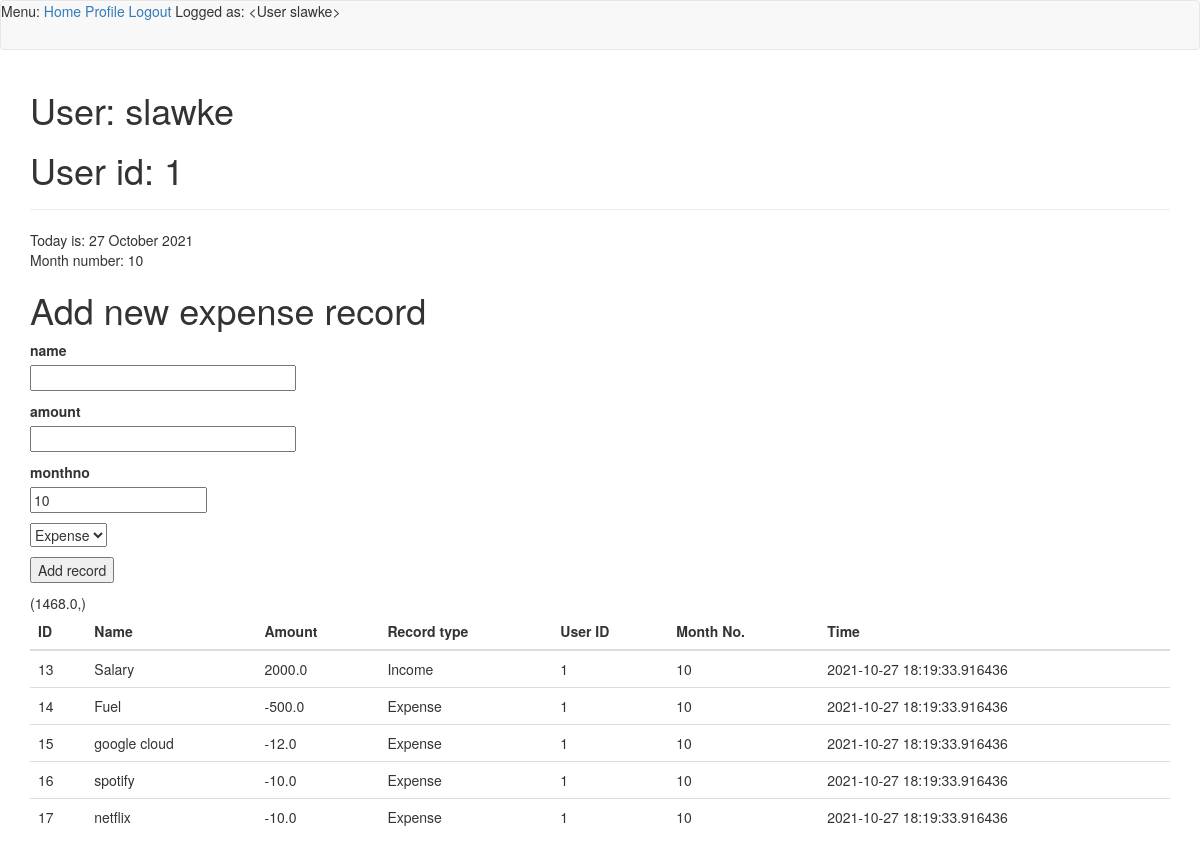
The page /slawke (signed in) on the database its author committed.
### app/models.py (models this page shows, shortened)
class User(UserMixin, db.Model):
    id = db.Column(db.Integer, primary_key=True)
    username = db.Column(db.String(64), index=True, unique=True)
    email = db.Column(db.String(120), index=True, unique=True)
    password_hash = db.Column(db.String(128))
    posts = db.relationship('Post', backref='author', lazy='dynamic')
    def __repr__(self):
        return '<User {}>'.format(self.username)

class Expenses(db.Model):
    id = db.Column(db.Integer, primary_key=True)
    name = db.Column(db.String)
    amount = db.Column(db.String(140))
    monthno = db.Column(db.String, default=str(datetime.utcnow().strftime("%m")))
    timestamp = db.Column(db.DateTime, index=True, default=datetime.utcnow())
    user_id = db.Column(db.String, db.ForeignKey('user.id')) #nullable=False eventually try
    exorin = db.Column(db.String)
    user_nick = db.relationship('User', backref=db.backref('users', lazy=True))

### app/routes.py (the view)
@app.route('/<username>', methods=['GET'])
@login_required
def user(username):
    user = User.query.filter_by(username=username).first_or_404()
    date = datetime.now()
    monthno = int((datetime.utcnow().strftime("%m")))
    form = ExpensesForm()
    choosed = form.monthno.data #show records from actual month
    exp = Expenses.query.filter(Expenses.monthno == choosed)
    summary = (Expenses.query.with_entities(func.sum(Expenses.amount)).filter(Expenses.monthno == choosed)[0])
    if current_user == user:
        cos = "ZATWIERDZONE"
        return render_template('user.html', user=user, date=date.strftime("%d  %B %Y"), monthno=monthno, exp=exp, summary=summary, form=form)
    else:
        cos = "NEGATYWNE"
        return render_template('user_error.html', user=user, cos=cos)

### app/forms.py
class ExpensesForm(FlaskForm):
    name = StringField('name', validators=[DataRequired()])
    amount = FloatField('amount', validators=[DataRequired()])
    monthno = IntegerField('monthno', default = datetime.utcnow().strftime("%m"))
    exorin = SelectField(u'Expense or Income', choices=[('Expense', 'Expense'), ('Income', 'Income')])
    add = SubmitField('Add record')

### app/models.py (called while the page is built)
@login.user_loader
def load_user(id):
    return User.query.get(int(id))

### app/templates/user.html (shortened to what this page needs)
{% extends "base.html" %}
{% block app_content %}
    <h1>User: {{ user.username }}</h1>
    <h1>User id: {{ user.id }}</h1>
    <hr>
    Today is: {{ date }}
    <br>
    Month number: {{ monthno }}
    <body>
        <h1>Add new expense record</h1>
        <form action="" method="post" novalidate>
            <p>
                {{ form.name.label }}<br>
                {{ form.name(size=32) }}
            </p>
            <p>
                {{ form.amount.label }}<br>
                {{ form.amount(size=32) }}
            </p>
            <p>
                {{ form.monthno.label }}<br>
                {{ form.monthno(size=32) }}
            </p>
            <p>{{ form.exorin() }}</p>
            <p>{{ form.add() }}</p>
        </form>
    <table class="table table-sm ">
        <thead>
        <tr>
            <th>ID</th>
            <th>Name</th>
            <th>Amount</th>
            <th>Record type</th>
            <th>User ID</th>
            <th>Month No.</th>
            <th>Time</th>
        </tr>
        {% for expenses in exp %}
        <tr>
            <td>{{ expenses.id }} </a></td>
            <td>{{ expenses.name }}</td>
            <td>{{ expenses.amount }}</td>
            <td>{{ expenses.exorin }}</td>
            <td>{{ expenses.user_id }}</td>
            <td>{{ expenses.monthno }}</td>
            <td>{{ expenses.timestamp }}</td>
        </tr>
        {% endfor %}
        </thead>
    </table>
    </body>
{% endblock %}

### app/templates/base.html (shortened to what this page needs)
{% extends 'bootstrap/base.html' %}
{% block navbar %}
    <nav class="navbar navbar-default">
        <div>
            Menu:
            <a href="{{ url_for('index') }}">Home</a>
            {% if current_user.is_anonymous %}
            <a href="{{ url_for('login') }}">Login</a>
            <a href="{{ url_for('register') }}">Register</a>
            {% else %}
            <a href="{{ url_for('user', username=current_user.username) }}">Profile</a>
            <a href="{{ url_for('logout') }}">Logout</a>
            {% endif %}
            Logged as: {{ current_user }}
        </div>
    </nav>
{% endblock %}
{% block content %}
    <div class="container">
        {% block app_content %}{% endblock %}
    </div>
{% endblock %}

### rows shown on the page
User: username "<User slawke>", username "slawke", id "1"
Expenses: id "13", name "Salary", amount "2000.0", exorin "Income", user_id "1", monthno "10", timestamp "2021-10-27 18:19:33.916436"
Expenses: id "14", name "Fuel", amount "-500.0", exorin "Expense", user_id "1", monthno "10", timestamp "2021-10-27 18:19:33.916436"
Expenses: id "15", name "google cloud", amount "-12.0", exorin "Expense", user_id "1", monthno "10", timestamp "2021-10-27 18:19:33.916436"
Expenses: id "16", name "spotify", amount "-10.0", exorin "Expense", user_id "1", monthno "10", timestamp "2021-10-27 18:19:33.916436"
Expenses: id "17", name "netflix", amount "-10.0", exorin "Expense", user_id "1", monthno "10", timestamp "2021-10-27 18:19:33.916436"

### other values the page prints
{{ date }} "27 October 2021"
{{ monthno }} "10"
